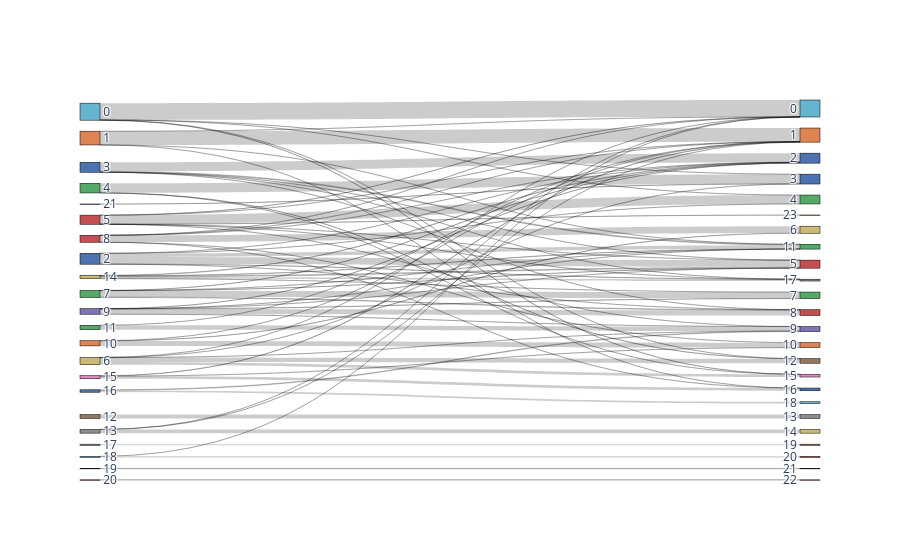
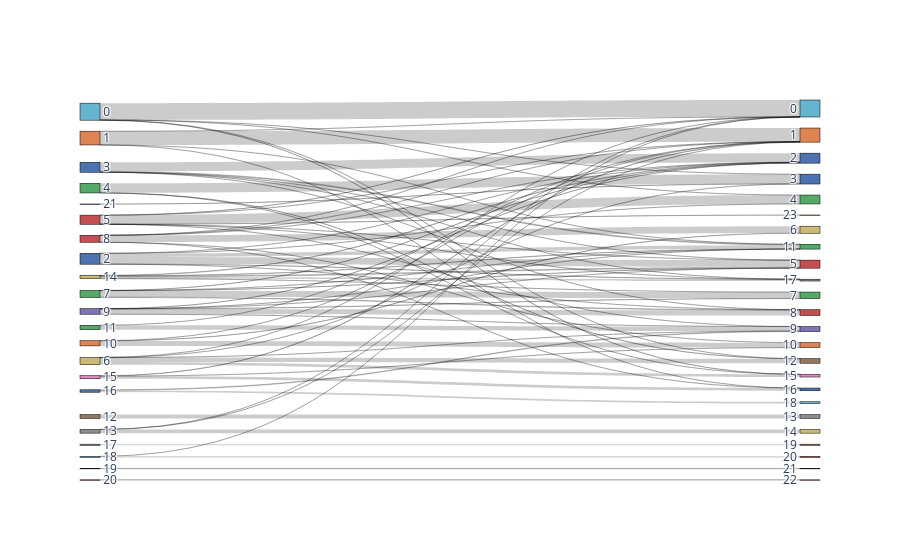

Notebook code cell kept with these figures, in order:
### Code cell
bc.tl.report(adata_pred=adata, celltype='leiden_std', method='without_regress_out', analysis_name=analysis_name,
                        test_dataset='adata_new', name_prediction='leiden', name_report='compare_leiden', use_raw=False,
                        remove_nonshared=False, clustering='leiden', asymmetric_matrix=True, delimiter='\t', verbose=True)

### Figure 1 — Plotly figure (JSON) as saved in the notebook; plotly's stock layout.template omitted (floating-point values rounded to 4 significant figures)
{"data": [{"link": {"source": [1, 1, 1, 1, 3, 3, 3, 3, 3, 5, 5, 5, 5, 5, 5, 5, 14, 14, 14, 14, 14, 16, 16, 8, 8, 8, 8, 8, 8, 6, 6, 6, 6, 6, 11, 11, 7, 7, 7, 7, 7, 12, 13, 13, 13, 17, 10, 10, 10, 9, 9, 9, 9, 9, 9, 18, 18, 2, 2, 2, 2, 2, 2, 0, 0, 0, 0, 0, 20, 19, 15, 15, 15, 4, 4, 4, 21], "target": [23, 22, 33, 38, 24, 39, 27, 30, 33, 23, 26, 39, 31, 27, 22, 45, 24, 39, 29, 27, 33, 31, 40, 23, 24, 32, 28, 22, 38, 31, 37, 34, 22, 25, 23, 31, 24, 29, 27, 30, 33, 35, 23, 36, 22, 41, 23, 32, 28, 24, 31, 29, 27, 30, 33, 22, 42, 24, 26, 39, 27, 30, 33, 26, 37, 34, 22, 25, 44, 43, 23, 32, 38, 37, 34, 25, 25], "value": [922, 7, 1, 1, 612, 2, 3, 3, 58, 1, 602, 1, 1, 1, 1, 12, 37, 120, 1, 60, 16, 40, 124, 1, 1, 1, 465, 1, 1, 1, 184, 296, 6, 6, 3, 298, 8, 432, 5, 38, 1, 259, 1, 250, 1, 76, 3, 335, 13, 11, 1, 15, 1, 350, 2, 1, 72, 7, 1, 2, 475, 5, 250, 1, 4, 9, 1134, 3, 13, 27, 24, 1, 182, 1, 7, 647, 11]}, "node": {"color": ["#64b5cd", "#dd8452", "#4c72b0", "#4c72b0", "#55a868", "#c44e52", "#ccb974", "#55a868", "#c44e52", "#8172b3", "#dd8452", "#55a868", "#937860", "#8c8c8c", "#ccb974", "#da8bc3", "#4c72b0", "#8c8c8c", "#64b5cd", "#937860", "#c44e52", "#8172b3", "#64b5cd", "#dd8452", "#4c72b0", "#4c72b0", "#55a868", "#c44e52", "#ccb974", "#55a868", "#c44e52", "#8172b3", "#dd8452", "#55a868", "#937860", "#8c8c8c", "#ccb974", "#da8bc3", "#4c72b0", "#8c8c8c", "#64b5cd", "#937860", "#c44e52", "#8172b3", "#da8bc3", "#dd8452"], "label": ["0", "1", "2", "3", "4", "5", "6", "7", "8", "9", "10", "11", "12", "13", "14", "15", "16", "17", "18", "19", "20", "21", "0", "1", "2", "3", "4", "5", "6", "7", "8", "9", "10", "11", "12", "13", "14", "15", "16", "17", "18", "19", "20", "21", "22", "23"], "line": {"color": "black", "width": 0.5}, "pad": 15, "thickness": 20}, "type": "sankey"}], "layout": {}}

### Figure 2 — Plotly figure (JSON) as saved in the notebook; plotly's stock layout.template omitted (floating-point values rounded to 4 significant figures)
{"data": [{"link": {"source": [1, 1, 1, 1, 3, 3, 3, 3, 3, 5, 5, 5, 5, 5, 5, 5, 14, 14, 14, 14, 14, 16, 16, 8, 8, 8, 8, 8, 8, 6, 6, 6, 6, 6, 11, 11, 7, 7, 7, 7, 7, 12, 13, 13, 13, 17, 10, 10, 10, 9, 9, 9, 9, 9, 9, 18, 18, 2, 2, 2, 2, 2, 2, 0, 0, 0, 0, 0, 20, 19, 15, 15, 15, 4, 4, 4, 21], "target": [23, 22, 33, 38, 24, 39, 27, 30, 33, 23, 26, 39, 31, 27, 22, 45, 24, 39, 29, 27, 33, 31, 40, 23, 24, 32, 28, 22, 38, 31, 37, 34, 22, 25, 23, 31, 24, 29, 27, 30, 33, 35, 23, 36, 22, 41, 23, 32, 28, 24, 31, 29, 27, 30, 33, 22, 42, 24, 26, 39, 27, 30, 33, 26, 37, 34, 22, 25, 44, 43, 23, 32, 38, 37, 34, 25, 25], "value": [922, 7, 1, 1, 612, 2, 3, 3, 58, 1, 602, 1, 1, 1, 1, 12, 37, 120, 1, 60, 16, 40, 124, 1, 1, 1, 465, 1, 1, 1, 184, 296, 6, 6, 3, 298, 8, 432, 5, 38, 1, 259, 1, 250, 1, 76, 3, 335, 13, 11, 1, 15, 1, 350, 2, 1, 72, 7, 1, 2, 475, 5, 250, 1, 4, 9, 1134, 3, 13, 27, 24, 1, 182, 1, 7, 647, 11]}, "node": {"color": ["#64b5cd", "#dd8452", "#4c72b0", "#4c72b0", "#55a868", "#c44e52", "#ccb974", "#55a868", "#c44e52", "#8172b3", "#dd8452", "#55a868", "#937860", "#8c8c8c", "#ccb974", "#da8bc3", "#4c72b0", "#8c8c8c", "#64b5cd", "#937860", "#c44e52", "#8172b3", "#64b5cd", "#dd8452", "#4c72b0", "#4c72b0", "#55a868", "#c44e52", "#ccb974", "#55a868", "#c44e52", "#8172b3", "#dd8452", "#55a868", "#937860", "#8c8c8c", "#ccb974", "#da8bc3", "#4c72b0", "#8c8c8c", "#64b5cd", "#937860", "#c44e52", "#8172b3", "#da8bc3", "#dd8452"], "label": ["0", "1", "2", "3", "4", "5", "6", "7", "8", "9", "10", "11", "12", "13", "14", "15", "16", "17", "18", "19", "20", "21", "0", "1", "2", "3", "4", "5", "6", "7", "8", "9", "10", "11", "12", "13", "14", "15", "16", "17", "18", "19", "20", "21", "22", "23"], "line": {"color": "black", "width": 0.5}, "pad": 15, "thickness": 20}, "type": "sankey"}], "layout": {}}
